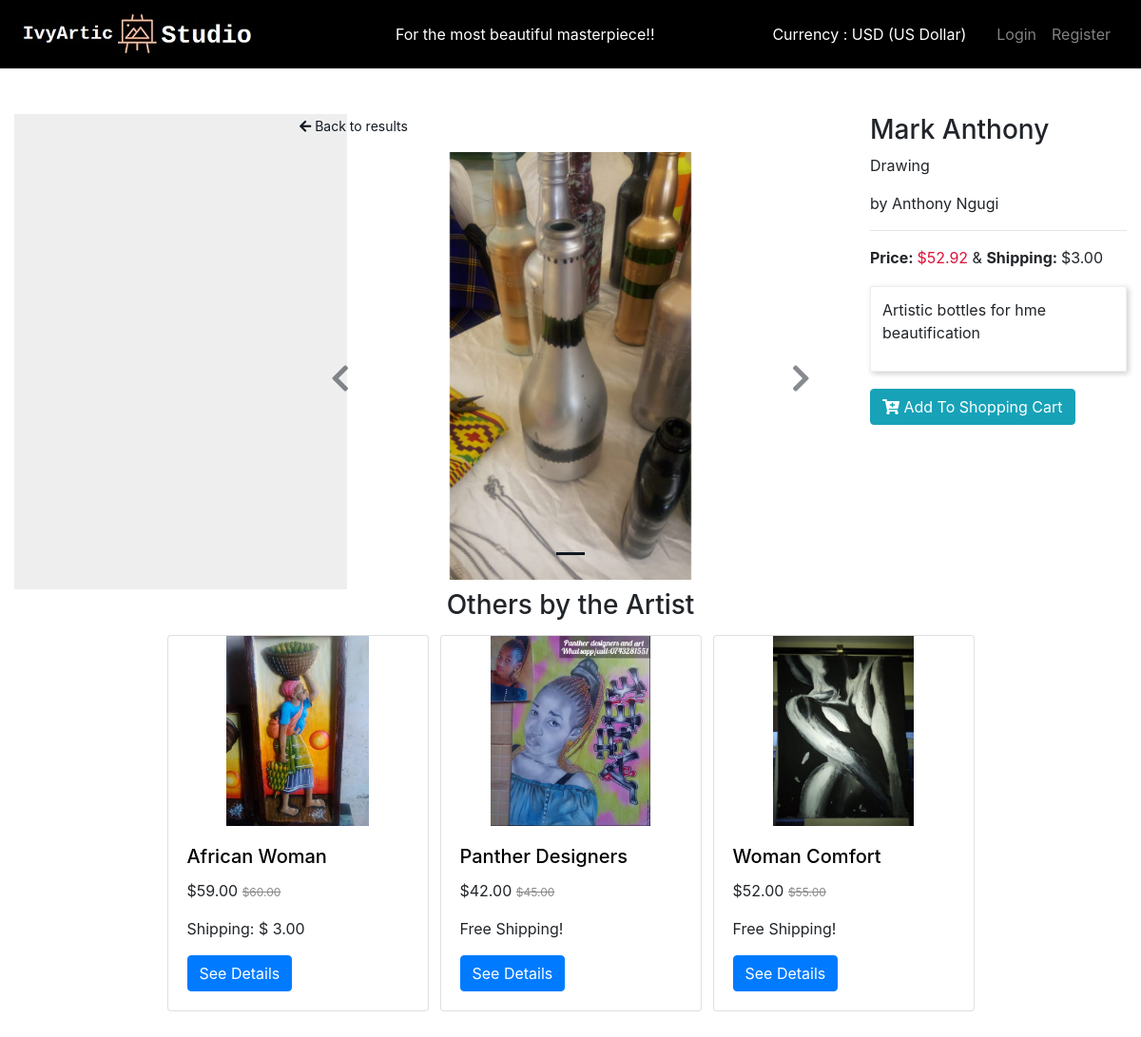
The page /products/details/5 on the database its author committed.
### tables this page shows
CREATE TABLE `products` (
  `id` int(11) NOT NULL,
  `created_at` datetime DEFAULT NULL,
  `updated_at` datetime DEFAULT NULL,
  `user_id` int(11) DEFAULT NULL,
  `name` varchar(155) DEFAULT NULL,
  `brand_id` int(11) DEFAULT NULL,
  `price` decimal(10,2) DEFAULT NULL,
  `list` decimal(10,2) DEFAULT NULL,
  `shipping` decimal(10,2) DEFAULT NULL,
  `body` text,
  `featured` tinyint(4) DEFAULT NULL,
  `inventory` int(11) DEFAULT NULL,
  `charges` decimal(10,2) DEFAULT NULL,
  `has_options` tinyint(4) DEFAULT NULL,
  `approval` tinyint(4) DEFAULT NULL,
  `deleted` tinyint(4) DEFAULT NULL
);

CREATE TABLE `brands` (
  `id` int(11) NOT NULL,
  `created_at` datetime DEFAULT NULL,
  `updated_at` datetime DEFAULT NULL,
  `name` varchar(125) DEFAULT NULL,
  `deleted` tinyint(4) DEFAULT NULL,
  `user_id` int(11) DEFAULT NULL
);

CREATE TABLE `product_images` (
  `id` int(11) NOT NULL,
  `product_id` int(11) DEFAULT NULL,
  `name` varchar(255) DEFAULT NULL,
  `url` varchar(255) DEFAULT NULL,
  `sort` int(11) DEFAULT NULL,
  `deleted` tinyint(4) DEFAULT NULL
);

### app/controllers/ProductsController.php (called while the page is built, shortened)
<?php
  class ProductsController extends Controller {
    public function detailsAction($product_id) {
      $product = Products::findById((int)$product_id);
      $selectOptions = [''=>'- Choose an Option -'];
      $this->view->selectOptions = $selectOptions;
      $artist = Users::findById((int)$product->user_id);
      $this->view->artist = $artist->artistic_name;
      $this->view->description = $artist->description;
      $artistProducts = Products::findByArtist((int)$product_id, (int)$product->user_id);
      $this->view->artistProducts = $artistProducts;
      $this->view->product = $product;
      $this->view->images = $product->getImages();
      $this->view->render('products/details');
    }
  }

### index.php (called while the page is built, shortened)
<?php
  function semiautoload($className){
    $classAry = explode('\\',$className);
    $class = array_pop($classAry);
    $subPath = strtolower(implode(DS,$classAry));
    $path = ROOT . DS . $subPath . DS . $class . '.php';
  }
  $url = isset($_SERVER['PATH_INFO']) ? explode('/', ltrim($_SERVER['PATH_INFO'], '/')) : [];
  Router::route($url);

### core/DB.php (called while the page is built, shortened)
<?php
class DB {
  private $_pdo, $_query, $_error = false, $_result, $_count = 0, $_lastInsertID = null, $_fetchStyle = PDO::FETCH_OBJ;
  private function __construct() {
    try {
      $this->_pdo = new PDO('mysql:host='.DB_HOST.';dbname='.DB_NAME, DB_USER, DB_PASSWORD);
      $this->_pdo->setAttribute(PDO::ATTR_ERRMODE, PDO::ERRMODE_EXCEPTION);
      $this->_pdo->setAttribute(PDO::ATTR_EMULATE_PREPARES, false);
    } catch(PDOException $e) {
      die($e->getMessage());
    }
  }
  public function query($sql, $params = [],$class = false) {
    if($this->_query = $this->_pdo->prepare($sql)) {
      $x = 1;
      if(count($params)) {
        foreach($params as $param) {
          $this->_query->bindValue($x, $param);
          $x++;
        }
      }
      if($this->_query->execute()) {
        if($class && $this->_fetchStyle === PDO::FETCH_CLASS){
          $this->_result = $this->_query->fetchAll($this->_fetchStyle,$class);
        } else {
          $this->_result = $this->_query->fetchAll($this->_fetchStyle);
        }
      } else {
        $this->_error = true;
      }
    }
    return $this;
  }
  protected function _read($table, $params=[],$class) {
    $columns = '*';
    $joins = "";
    $conditionString = '';
    $bind = [];
    $order = '';
    $limit = '';
    $offset = '';
    if(isset($params['fetchStyle'])){
      $this->_fetchStyle = $params['fetchStyle'];
    }
    if(isset($params['conditions'])) {
      if(is_array($params['conditions'])) {
        foreach($params['conditions'] as $condition) {
          $conditionString .= ' ' . $condition . ' AND';
        }
        $conditionString = trim($conditionString);
        $conditionString = rtrim($conditionString, ' AND');
      } else {
        $conditionString = $params['conditions'];
      }
      if($conditionString != '') {
        $conditionString = ' Where ' . $conditionString;
      }
    }
    if(array_key_exists('bind', $params)) {
      $bind = $params['bind'];
    }
    if(array_key_exists('order', $params)) {
      $order = ' ORDER BY ' . $params['order'];
    }
    $sql = "SELECT {$columns} FROM {$table}{$joins}{$conditionString}{$order}{$limit}{$offset}";
    if($this->query($sql, $bind,$class)) {
      return true;
    }
    return false;
  }
  public function find($table, $params=[],$class=false) {
    if($this->_read($table, $params,$class)) {
      return $this->results();
    }
    return false;
  }
  public function findFirst($table, $params=[],$class=false) {
    if($this->_read($table, $params,$class)) {
      return $this->first();
    }
    return false;
  }
  public function results() {
    return $this->_result;
  }
  public function first() {
    return (!empty($this->_result))? $this->_result[0] : [];
  }
}

### core/Model.php (called while the page is built, shortened)
<?php
class Model {
  protected static $_db, $_table, $_softDelete=false;
  public static function getDb(){
    if(!self::$_db) {
      self::$_db = DB::getInstance();
    }
    return self::$_db;
  }
  protected static function _softDeleteParams($params){
    if(static::$_softDelete){
      if(array_key_exists('conditions',$params)){
        if(is_array($params['conditions'])){
          $params['conditions'][] = "deleted != 1";
        } else {
          $params['conditions'] .= " AND deleted != 1";
        }
      } else {
        $params['conditions'] = "deleted != 1";
      }
    }
    return $params;
  }
  protected static function _fetchStyleParams($params){
    if(!isset($params['fetchStyle'])){
      $params['fetchStyle'] = \PDO::FETCH_CLASS;
    }
    return $params;
  }
  public static function find($params = []) {
    $params = static::_fetchStyleParams($params);
    $params = static::_softDeleteParams($params);
    $resultsQuery = static::getDb()->find(static::$_table, $params,static::class);
    return $resultsQuery;
  }
  public static function findFirst($params = []) {
    $params = static::_fetchStyleParams($params);
    $params = static::_softDeleteParams($params);
    $resultQuery = static::getDb()->findFirst(static::$_table, $params,static::class);
    return $resultQuery;
  }
  public static function findById($id) {
    return static::findFirst(['conditions'=>"id = ?", 'bind' => [$id]]);
  }
}

### app/models/Products.php (called while the page is built, shortened)
<?php
  class Products extends Model {
    public $id, $created_at, $updated_at, $user_id, $name, $price, $list, $shipping;
    public $body, $brand_id, $featured = 0, $approval = 0, $has_options = 0, $charges, $inventory = 0, $deleted=0;
    public function getBrandName(){
      $brand = Brands::findFirst([
        'conditions' => "id = ?",
        'bind' => [$this->brand_id]
      ]);
      return ($brand)? $brand->name : '';
    }
    public function displayShipping(){
      return ($this->shipping == 0)? "Free shipping" : $this->shipping;
    }
    public function getImages(){
      return ProductImages::find([
        'conditions' => "product_id = ?",
        'bind' => [$this->id],
        'order' => 'sort'
      ]);
    }
    public static function findByArtist($product_id,$artist_id){
      $sql = "SELECT products.*, pi.url as url, brands.name as brand FROM products
                    JOIN product_images as pi
                    ON products.id = pi.product_id  AND pi.deleted=0
                    JOIN brands
                    ON products.brand_id = brands.id
                    WHERE products.user_id = '$artist_id' AND pi.sort = 0 AND products.id != '$product_id' AND products.approval=1
                    Limit 15;
                  ";
    $db = DB::getInstance();
    $query = $db->query($sql)->results();
    return $query;
    }
  }

### core/FH.php (called while the page is built, shortened)
<?php
class FH {
  public static function ip_info($ip = NULL, $purpose = "location", $deep_detect = TRUE) {
        $output = NULL;
        if (filter_var($ip, FILTER_VALIDATE_IP) === FALSE) {
            $ip = '41.220.125.86';
        }
        $purpose    = str_replace(array("name", "\n", "\t", " ", "-", "_"), NULL, strtolower(trim($purpose)));
        $support    = array("country", "countrycode", "state", "region", "city", "location", "address");
        if (filter_var($ip, FILTER_VALIDATE_IP) && in_array($purpose, $support)) {
            $ipdat = @json_decode(file_get_contents("http://www.geoplugin.net/json.gp?ip=" . $ip));
        }
        return $output;
    }
    public static function getCurrencyAndCode(){
      $country = self::ip_info($ip = NULL, $purpose = "location", $deep_detect = TRUE)["country"];
      $currency = ($country=='Kenya' ? 'KES (Kenya Shilling)' : 'USD (US Dollar)');
      $currencyCode = ($currency== 'USD (US Dollar)') ? '$' : 'KES ';
      $currencyExRate = ($currencyCode == 'KES ')? KENYA_SHILLING_EXCHANGE_RATE : 1;
      return ['currency'=> $currency ,'currencyCode' => $currencyCode, 'currencyExRate'=>$currencyExRate];
    }
}

### app/views/products/partials/artistotherproducts.php (the view, shortened to what this page needs)
<?php use Core\FH;
  $currencyCode = FH::getCurrencyAndCode()['currencyCode'];
  $currencyExRate = FH::getCurrencyAndCode()['currencyExRate'];
 ?>
<div class="row justify-content-md-center">
  <div class="col-md-auto">
    <h3 class="text-center">Others by the Artist</h3>
    <main class="products-wrapper">
        <?php foreach($this->artistProducts as $artistProduct):
          $shipping = ($artistProduct->shipping == '0.00')? 'Free Shipping!' : ('Shipping: ' . $currencyCode . ' ' . number_format(($artistProduct->shipping*$currencyExRate),2));
          $list = ($artistProduct->list != '0.00')? ($currencyCode . number_format(($artistProduct->list*$currencyExRate),2)) : '';
         ?>
          <div class="card">
              <img src="<?= PROOT .$artistProduct->url?>" class="card-img-top" alt="<?=$artistProduct->name?>">
            <div class="card-body">
              <h5 class="card-title"><a href="<?=PROOT?>products/details/<?=$artistProduct->id?>"><?=$artistProduct->name?></a></h5>
              <p class="card-text"><?=$currencyCode . number_format(($artistProduct->price*$currencyExRate),2)?> <span class="list-price"><?=$list?></span></p>
              <p class="card-text"><?= $shipping?></p>
              <a href="<?=PROOT?>products/details/<?=$artistProduct->id?>" class="btn btn-primary">See Details</a>
            </div>
          </div>
        <?php endforeach; ?>
      </main>
  </div>
</div>

### app/views/products/details.php (shortened to what this page needs)
<?php
  $currencyCode = FH::getCurrencyAndCode()['currencyCode'];
  $currencyExRate = FH::getCurrencyAndCode()['currencyExRate'];
?>
<div class="row">
  <div class="col col-md-3">
    <div class="artistdesc"><?= html_entity_decode($this->description)?></div>
  </div>
  <div class="col col-md-6 product-details-slideshow">
    <p>
      <a class="back-to-results" href="<?=PROOT?>home"><i class="fas fa-arrow-left"></i> Back to results</a>
    </p>
    <div id="carouselIndicators" class="carousel slide" data-ride="carousel">
      <ol class="carousel-indicators">
        <?php for($i = 0; $i < sizeof($this->images); $i++):
          $active = ($i == 0)? "active" : "";
          ?>
          <li data-target="#carouselIndicators" data-slide-to="<?=$i?>" class="<?=$active?>" style="background-color:#101820;"></li>
        <?php endfor;?>
      </ol>
      <div class="carousel-inner">
        <?php for($i = 0; $i < sizeof($this->images); $i++):
          $active = ($i == 0)? " active" : "";
          ?>
          <div class="carousel-item<?=$active?>">
            <img src="<?= PROOT.$this->images[$i]->url?>" class="d-block image-fluid" style="max-height:450px;margin:0 auto;" alt="<?=$this->product->name?>">
          </div>
        <?php endfor;?>
      </div>
      <a class="carousel-control-prev" href="#carouselIndicators" role="button" data-slide="prev">
        <span class="carousel-control-prev-icon" aria-hidden="true"><i class="fas fa-chevron-left"></i></span>
      </a>
      <a class="carousel-control-next" href="#carouselIndicators" role="button" data-slide="next">
        <span class="carousel-control-next-icon" aria-hidden="true"><i class="fas fa-chevron-right"></i></span>
      </a>
    </div>
  </div>
  <div class="col col-md-3">
    <h3><?= $this->product->name?></h3>
    <p><?=$this->product->getBrandName()?> </p><p>by <?= $this->artist?></p>
    <hr />
    <div>
      <span class="product-details-label">Price: </span>
      <span class="product-details-price"><?=$currencyCode . number_format(($this->product->price*$currencyExRate*(SITE_CHARGES+1)),2)?></span> &
      <?php if($this->product->shipping != 0):?>
        <span class="product-details-label">Shipping: </span>
      <?php endif;?>
      <?=($this->product->displayShipping() != "Free shipping") ? $currencyCode . number_format(($this->product->displayShipping()*$currencyExRate),2) : $this->product->displayShipping()?>
    </div>
    <form action="<?=PROOT?>cart/addToCart/<?=$this->product->id?>" method="post">
    <div class="product-details-body"><?= html_entity_decode($this->product->body)?></div>
    <div>
        <button class="btn btn-info">
          <i class="fas fa-cart-plus"></i> Add To Shopping Cart
        </button>
      </form>
    </div>
  </div>
</div>
<div class="row d-flex justify-content-center">
  <div class="otheraristproducts">
    <?php if($this->artistProducts != []) :?>
    <?php $this->partial('products','artistotherproducts'); ?>
    <?php endif; ?>
  </div>
</div>

### css/custom.css (style rules this page uses)
.products-wrapper { display: flex; flex-wrap: wrap; justify-content: space-around; }
.products-wrapper .card { width: 275px; margin: 6px; }
.products-wrapper .card .card-img-top { height: 200px; width: auto; object-fit: contain; }
.list-price { color: #888; font-size: 12px; text-decoration: line-through; }
.products-wrapper .card-title a { color: #000; }
.product-details-body { margin: 18px 0; padding: 12px; border: 1px solid #eee; box-shadow: 2px 2px 6px rgba(0,0,0,0.2); }
.product-details-price { color: crimson; }
.product-details-label { font-weight: bold; }
.product-details-slideshow .carousel-control-prev-icon, .product-details-slideshow .carousel-control-next-icon { background: unset; color: #101820; font-size: 32px; text-shadow: 0px 0px 3px #fff; }
.back-to-results { color: #101820; font-size: 14px; }
.artistdesc { width: 350px; height: 500px; background-color: #eee; overflow: auto; }

### rows shown on the page
products: name "Mark Anthony", $this->product->price*$currencyExRate*(SITE_CHARGES+1) "52.92", $this->product->displayShipping()*$currencyExRate "3.00", body "Artistic bottles for hme beautification"
brands: name "Drawing"
products: shows a picture, name "African Woman", $artistProduct->price*$currencyExRate "59.00", list "$60.00", shipping "Shipping: $ 3.00"
products: product_images.url (picture), name "Panther Designers", $artistProduct->price*$currencyExRate "42.00", list "$45.00", shipping "Free Shipping!"
products: product_images.url (picture), name "Woman Comfort", $artistProduct->price*$currencyExRate "52.00", list "$55.00", shipping "Free Shipping!"

### other values the page prints
$currency "USD (US Dollar)"
$key "Login"
$key "Register"
$this->artist "Anthony Ngugi"
$currencyCode "$"
